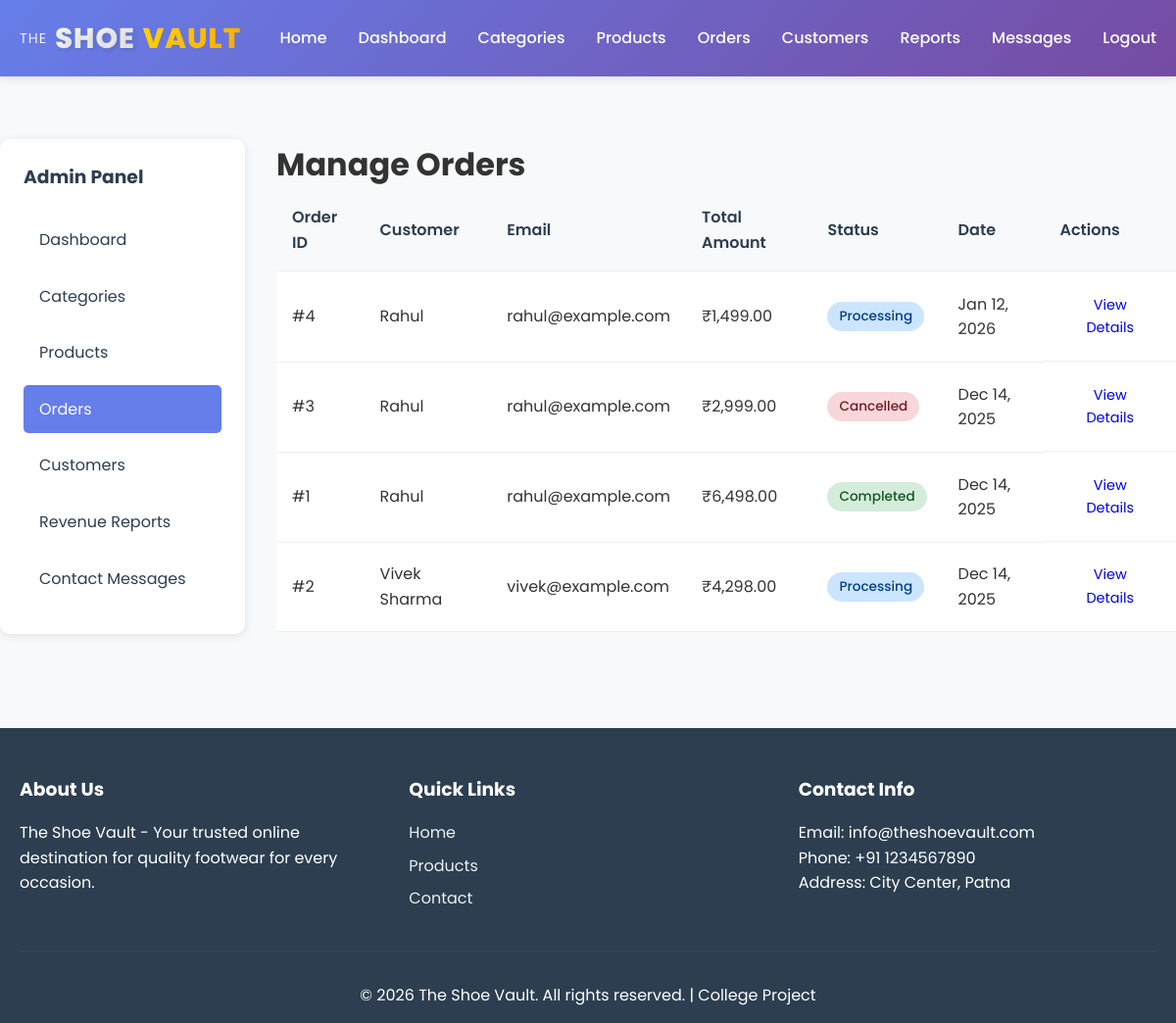
The app's page /admin/orders.php (signed in) with its own data.
### tables this page shows
CREATE TABLE `orders` (
  `id` int(11) NOT NULL,
  `user_id` int(11) NOT NULL,
  `total_amount` decimal(10,2) NOT NULL,
  `shipping_address` text NOT NULL,
  `phone` varchar(20) NOT NULL,
  `status` enum('pending','processing','completed','cancelled') DEFAULT 'pending',
  `created_at` timestamp NOT NULL DEFAULT current_timestamp(),
  `updated_at` timestamp NOT NULL DEFAULT current_timestamp() ON UPDATE current_timestamp(),
  `payment_method` varchar(50) DEFAULT 'COD',
  `payment_details` text DEFAULT NULL,
  `transaction_id` varchar(100) DEFAULT NULL
);

CREATE TABLE `users` (
  `id` int(11) NOT NULL,
  `name` varchar(100) NOT NULL,
  `email` varchar(100) NOT NULL,
  `password` varchar(255) NOT NULL,
  `phone` varchar(20) DEFAULT NULL,
  `address` text DEFAULT NULL,
  `role` enum('admin','customer') DEFAULT 'customer',
  `created_at` timestamp NOT NULL DEFAULT current_timestamp(),
  `updated_at` timestamp NOT NULL DEFAULT current_timestamp() ON UPDATE current_timestamp()
);

### includes/config.php (called while the page is built, shortened)
<?php
function formatPrice($price)
{
    return '₹' . number_format($price, 2);
}

### admin/orders.php (the view, shortened to what this page needs)
<?php
require_once '../includes/config.php';
$ordersQuery = "SELECT o.*, u.name as customer_name, u.email as customer_email
                FROM orders o
                JOIN users u ON o.user_id = u.id
                ORDER BY o.created_at DESC";
$ordersResult = mysqli_query($conn, $ordersQuery);
$viewOrder = null;
$orderItems = null;
include '../includes/header.php';
?>
<div class="admin-container">
    <div class="admin-sidebar">
        <h3>Admin Panel</h3>
        <ul class="admin-menu">
            <li><a href="dashboard.php">Dashboard</a></li>
            <li><a href="categories.php">Categories</a></li>
            <li><a href="products.php">Products</a></li>
            <li><a href="orders.php" class="active">Orders</a></li>
            <li><a href="customers.php">Customers</a></li>
            <li><a href="reports.php">Revenue Reports</a></li>
            <li><a href="contact-messages.php">Contact Messages</a></li>
        </ul>
    </div>
    <div class="admin-content">
        <h1>Manage Orders</h1>
        <?php if ($viewOrder): ?>
            <div class="order-detail-box">
                <div class="order-header">
                    <h2>Order #<?php echo $viewOrder['id']; ?></h2>
                    <a href="orders.php" class="btn btn-secondary">Back to Orders</a>
                </div>
                <div class="order-info-grid">
                    <div class="info-section">
                        <h3>Customer Information</h3>
                        <p><strong>Name:</strong> <?php echo htmlspecialchars($viewOrder['customer_name']); ?></p>
                        <p><strong>Email:</strong> <?php echo htmlspecialchars($viewOrder['customer_email']); ?></p>
                        <p><strong>Phone:</strong> <?php echo htmlspecialchars($viewOrder['phone']); ?></p>
                        <p><strong>Address:</strong> <?php echo nl2br(htmlspecialchars($viewOrder['shipping_address'])); ?></p>
                    </div>
                    <div class="info-section">
                        <h3>Order Information</h3>
                        <p><strong>Order Date:</strong> <?php echo date('M d, Y H:i', strtotime($viewOrder['created_at'])); ?></p>
                        <p><strong>Status:</strong> <span class="status-badge status-<?php echo $viewOrder['status']; ?>"><?php echo ucfirst($viewOrder['status']); ?></span></p>
                        <p><strong>Total Amount:</strong> <?php echo formatPrice($viewOrder['total_amount']); ?></p>
                    </div>
                </div>
                <h3>Order Items</h3>
                <table class="data-table">
                    <thead>
                        <tr>
                            <th>Product</th>
                            <th>Quantity</th>
                            <th>Price</th>
                            <th>Subtotal</th>
                        </tr>
                    </thead>
                    <tbody>
                        <?php while ($item = mysqli_fetch_assoc($orderItems)): ?>
                        <tr>
                            <td><?php echo htmlspecialchars($item['product_name']); ?></td>
                            <td><?php echo $item['quantity']; ?></td>
                            <td><?php echo formatPrice($item['price']); ?></td>
                            <td><?php echo formatPrice($item['subtotal']); ?></td>
                        </tr>
                        <?php endwhile; ?>
                    </tbody>
                    <tfoot>
                        <tr>
                            <td colspan="3"><strong>Total</strong></td>
                            <td><strong><?php echo formatPrice($viewOrder['total_amount']); ?></strong></td>
                        </tr>
                    </tfoot>
                </table>
                <div class="order-actions">
                    <form method="POST" class="status-form">
                        <input type="hidden" name="order_id" value="<?php echo $viewOrder['id']; ?>">
                        <label for="status">Update Status:</label>
                        <select name="status" id="status">
                            <option value="pending" <?php echo $viewOrder['status'] == 'pending' ? 'selected' : ''; ?>>Pending</option>
                            <option value="processing" <?php echo $viewOrder['status'] == 'processing' ? 'selected' : ''; ?>>Processing</option>
                            <option value="completed" <?php echo $viewOrder['status'] == 'completed' ? 'selected' : ''; ?>>Completed</option>
                            <option value="cancelled" <?php echo $viewOrder['status'] == 'cancelled' ? 'selected' : ''; ?>>Cancelled</option>
                        </select>
                        <button type="submit" name="update_status" class="btn btn-primary">Update</button>
                    </form>
                </div>
            </div>
        <?php else: ?>
            <div class="table-responsive">
                <table class="data-table">
                    <thead>
                        <tr>
                            <th>Order ID</th>
                            <th>Customer</th>
                            <th>Email</th>
                            <th>Total Amount</th>
                            <th>Status</th>
                            <th>Date</th>
                            <th>Actions</th>
                        </tr>
                    </thead>
                    <tbody>
                        <?php while ($order = mysqli_fetch_assoc($ordersResult)): ?>
                        <tr>
                            <td>#<?php echo $order['id']; ?></td>
                            <td><?php echo htmlspecialchars($order['customer_name']); ?></td>
                            <td><?php echo htmlspecialchars($order['customer_email']); ?></td>
                            <td><?php echo formatPrice($order['total_amount']); ?></td>
                            <td><span class="status-badge status-<?php echo $order['status']; ?>"><?php echo ucfirst($order['status']); ?></span></td>
                            <td><?php echo date('M d, Y', strtotime($order['created_at'])); ?></td>
                            <td class="table-actions">
                                <a href="orders.php?view=<?php echo $order['id']; ?>" class="btn btn-sm">View Details</a>
                            </td>
                        </tr>
                        <?php endwhile; ?>
                    </tbody>
                </table>
            </div>
        <?php endif; ?>
    </div>
</div>
<?php include '../includes/footer.php'; ?>

### assets/css/style.css (style rules this page uses)
* { margin: 0; padding: 0; box-sizing: border-box; }
body { font-family: 'Poppins', -apple-system, BlinkMacSystemFont, 'Segoe UI', Roboto, 'Helvetica Neue', Arial, sans-serif; line-height: 1.6; color: #333; background-color: #f8f9fa; }
.btn { display: inline-block; padding: 0.6rem 1.5rem; border: none; border-radius: 5px; cursor: pointer; text-decoration: none; font-size: 1rem; transition: all 0.3s; text-align: center; }
.btn-sm { padding: 0.4rem 1rem; font-size: 0.9rem; }
.admin-container { display: flex; gap: 2rem; margin-top: 2rem; }
.admin-sidebar { width: 250px; background: white; padding: 1.5rem; border-radius: 10px; box-shadow: 0 2px 10px rgba(0,0,0,0.1); height: fit-content; position: sticky; top: 100px; }
.admin-sidebar h3 { margin-bottom: 1.5rem; color: #2c3e50; }
.admin-menu { list-style: none; }
.admin-menu li { margin-bottom: 0.5rem; }
.admin-menu li a { display: block; padding: 0.75rem 1rem; color: #2c3e50; text-decoration: none; border-radius: 5px; transition: all 0.3s; }
.admin-menu li a:hover, .admin-menu li a.active { background: #667eea; color: white; }
.admin-content { flex: 1; }
.table-responsive { overflow-x: auto; }
.data-table { width: 100%; border-collapse: collapse; background: white; }
.data-table th, .data-table td { padding: 1rem; text-align: left; border-bottom: 1px solid #ecf0f1; }
.data-table th { background: #f8f9fa; font-weight: 600; color: #2c3e50; }
.table-actions { display: flex; gap: 0.5rem; }
.status-badge { display: inline-block; padding: 0.25rem 0.75rem; border-radius: 15px; font-size: 0.85rem; font-weight: 500; }
.status-processing { background: #cce5ff; color: #004085; }
.status-completed { background: #d4edda; color: #155724; }
.status-cancelled { background: #f8d7da; color: #721c24; }

### records on screen
orders: id "4", user.name "Rahul", user.email "rahul@example.com", total_amount "₹1,499.00", status "Processing", created_at "Jan 12, 2026"
orders: id "3", user.name "Rahul", user.email "rahul@example.com", total_amount "₹2,999.00", status "Cancelled", created_at "Dec 14, 2025"
orders: id "1", user.name "Rahul", user.email "rahul@example.com", total_amount "₹6,498.00", status "Completed", created_at "Dec 14, 2025"
orders: id "2", user.name "Vivek Sharma", user.email "vivek@example.com", total_amount "₹4,298.00", status "Processing", created_at "Dec 14, 2025"
